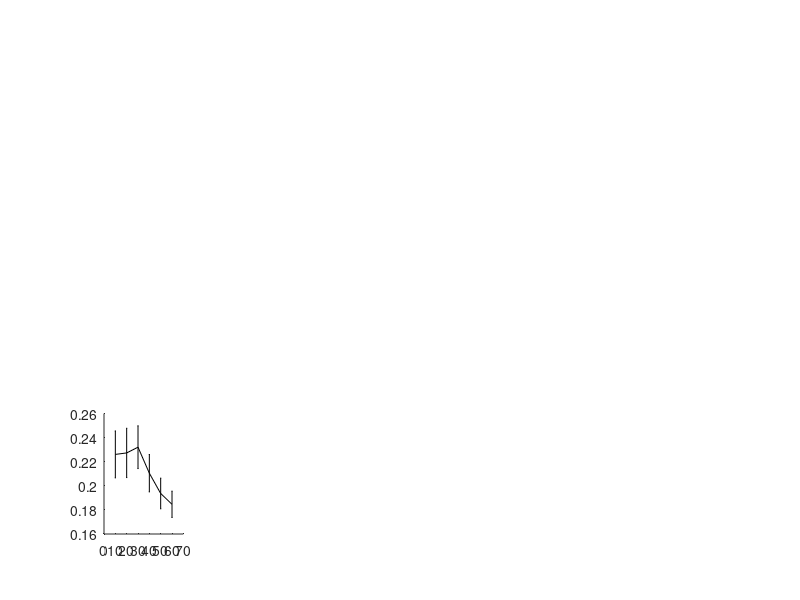

Recreate this plot in MATLAB. (Note: this script raises an error after producing the figure.)
%%% Producing Figure 4.7 in the thesis, chapter 4

%%% Pathogen extinction time plots with error bars, for varying model
%%% parameters

%%% This script is used in conjuction with the similarly named script found
%%% for SICR

%%% Run this script first followed by the SICR script


z = 1.96;    %95% confidence interval
bF = 0:10:60;
bD = (0:6)/20;
gam = 5:5:80;
T = 500;

figure

%% Beta_F
load('SIRbetaFAlpha80it100t500.mat')
sz = size(minorextinct);
avgmin = zeros(1, sz(2)); 
cimin = zeros(1, sz(2));
for i = 1:sz(2)
    nzmin = nonzeros(minorextinct(:,i));  %all nonzero extinction times from a minor outbreak
    
    up2 = find(nzmin > T); %ignoring all extinction times greater than T
    nzmin(up2) = [];
   
    if length(nzmin) > 0.5*sz(1)  %finding the mean and CI for minor outbreaks
        avgmin(i) = mean(nzmin);
        cimin(i) = z*std(nzmin)/sqrt(length(nzmin));
    end
end
g = find(avgmin>0);

subplot(3,5,11)
if isempty(g) == 0
    errorbar(bF(g), avgmin(g), cimin(g), 'k-', 'LineWidth', 0.5)
    hold on
end
ylim([0 2])
hold on


load('SIRbetaFAlpha40it100t500.mat')
sz = size(minorextinct);
avgmin = zeros(1, sz(2)); 
cimin = zeros(1, sz(2));
for i = 1:sz(2)
    nzmin = nonzeros(minorextinct(:,i));  %all nonzero extinction times from a minor outbreak
    
    up2 = find(nzmin > T); %ignoring all extinction times greater than T
    nzmin(up2) = [];
   
    if length(nzmin) > 0.5*sz(1)  %finding the mean and CI for minor outbreaks
        avgmin(i) = mean(nzmin);
        cimin(i) = z*std(nzmin)/sqrt(length(nzmin));
    end
end
g = find(avgmin>0);

subplot(3,5,6)
if isempty(g) == 0
    errorbar(bF(g), avgmin(g), cimin(g), 'k-', 'LineWidth', 0.5)
    hold on
end
ylim([0 2])
hold on



load('SIRbetaFAlpha10it100t500.mat')
sz = size(minorextinct);
avgmin = zeros(1, sz(2)); 
cimin = zeros(1, sz(2));
for i = 1:sz(2)
    nzmin = nonzeros(minorextinct(:,i));  %all nonzero extinction times from a minor outbreak
    
    up2 = find(nzmin > T); %ignoring all extinction times greater than T
    nzmin(up2) = [];
   
    if length(nzmin) > 0.5*sz(1)  %finding the mean and CI for minor outbreaks
        avgmin(i) = mean(nzmin);
        cimin(i) = z*std(nzmin)/sqrt(length(nzmin));
    end
end
g = find(avgmin>0);

subplot(3,5,1)
if isempty(g) == 0
    errorbar(bF(g), avgmin(g), cimin(g), 'k-', 'LineWidth', 0.5)
    hold on
end
ylim([0 2])
hold on

%% Beta_D
load('SIRbetaDAlpha80it100t500.mat')
sz = size(minorextinct);
avgmin = zeros(1, sz(2));
cimin = zeros(1, sz(2));  
for i = 1:sz(2)
    nzmin = nonzeros(minorextinct(:,i));  %all nonzero extinction times from a minor outbreak

    up2 = find(nzmin > T); %ignoring all extinction times greater than T
    nzmin(up2) = [];    

    if length(nzmin) > 0.5*sz(1)  %finding the mean and CI for minor outbreaks
        avgmin(i) = mean(nzmin);
        cimin(i) = z*std(nzmin)/sqrt(length(nzmin));
    end
end
g = find(avgmin>0);

subplot(3,5,12)
if isempty(g) == 0
    errorbar(bD(g), avgmin(g), cimin(g), 'k-', 'LineWidth', 0.5)
    hold on
end
ylim([0 2])



load('SIRbetaDAlpha40it100t500.mat')
sz = size(minorextinct);
avgmin = zeros(1, sz(2));
cimin = zeros(1, sz(2));  
for i = 1:sz(2)
    nzmin = nonzeros(minorextinct(:,i));  %all nonzero extinction times from a minor outbreak

    up2 = find(nzmin > T); %ignoring all extinction times greater than T
    nzmin(up2) = [];    

    if length(nzmin) > 0.5*sz(1)  %finding the mean and CI for minor outbreaks
        avgmin(i) = mean(nzmin);
        cimin(i) = z*std(nzmin)/sqrt(length(nzmin));
    end
end
g = find(avgmin>0);

subplot(3,5,7)
if isempty(g) == 0
    errorbar(bD(g), avgmin(g), cimin(g), 'k-', 'LineWidth', 0.5)
    hold on
end
ylim([0 2])



load('SIRbetaDAlpha10it100t500.mat')
sz = size(minorextinct);
avgmin = zeros(1, sz(2));
cimin = zeros(1, sz(2));  
for i = 1:sz(2)
    nzmin = nonzeros(minorextinct(:,i));  %all nonzero extinction times from a minor outbreak

    up2 = find(nzmin > T); %ignoring all extinction times greater than T
    nzmin(up2) = [];    

    if length(nzmin) > 0.5*sz(1)  %finding the mean and CI for minor outbreaks
        avgmin(i) = mean(nzmin);
        cimin(i) = z*std(nzmin)/sqrt(length(nzmin));
    end
end
g = find(avgmin>0);

subplot(3,5,2)
if isempty(g) == 0
    errorbar(bD(g), avgmin(g), cimin(g), 'k-', 'LineWidth', 0.5)
    hold on
end
ylim([0 2])
%% Gamma
load('SIRgammaAlpha80it100t500.mat')
sz = size(minorextinct);
avgmin = zeros(1, sz(2));
cimin = zeros(1, sz(2)); 
for i = 1:sz(2)
    nzmin = nonzeros(minorextinct(:,i));  %all nonzero extinction times from a minor outbreak
    
    up2 = find(nzmin > T); %ignoring all extinction times greater than T
    nzmin(up2) = [];

    if length(nzmin) > 0.5*sz(1)  %finding the mean and CI for minor outbreaks
        avgmin(i) = mean(nzmin);
        cimin(i) = z*std(nzmin)/sqrt(length(nzmin));
    end
end
g = find(avgmin>0);

subplot(3,5,13)
if isempty(g) == 0
    errorbar(gam(g), avgmin(g), cimin(g), 'k-', 'LineWidth', 0.5)
    hold on
end
ylim([0 20])

Kapvec80 = ones(16,1)*avgmin(10); %for later use in kappa and epsilon plots
Epsvec80 = ones(21,1)*avgmin(10);

load('SIRgammaAlpha40it100t500.mat')
sz = size(minorextinct);
avgmin = zeros(1, sz(2));
cimin = zeros(1, sz(2)); 
for i = 1:sz(2)
    nzmin = nonzeros(minorextinct(:,i));  %all nonzero extinction times from a minor outbreak
    
    up2 = find(nzmin > T); %ignoring all extinction times greater than T
    nzmin(up2) = [];

    if length(nzmin) > 0.5*sz(1)  %finding the mean and CI for minor outbreaks
        avgmin(i) = mean(nzmin);
        cimin(i) = z*std(nzmin)/sqrt(length(nzmin));
    end
end
g = find(avgmin>0);

subplot(3,5,8)
if isempty(g) == 0
    errorbar(gam(g), avgmin(g), cimin(g), 'k-', 'LineWidth', 0.5)
    hold on
end
ylim([0 20])

Kapvec40 = ones(16,1)*avgmin(10); %for later use in kappa and epsilon plots
Epsvec40 = ones(21,1)*avgmin(10);


load('SIRgammaAlpha10it100t500.mat')
sz = size(minorextinct);
avgmin = zeros(1, sz(2));
cimin = zeros(1, sz(2)); 
for i = 1:sz(2)
    nzmin = nonzeros(minorextinct(:,i));  %all nonzero extinction times from a minor outbreak
    
    up2 = find(nzmin > T); %ignoring all extinction times greater than T
    nzmin(up2) = [];

    if length(nzmin) > 0.5*sz(1)  %finding the mean and CI for minor outbreaks
        avgmin(i) = mean(nzmin);
        cimin(i) = z*std(nzmin)/sqrt(length(nzmin));
    end
end
g = find(avgmin>0);

subplot(3,5,3)
if isempty(g) == 0
    errorbar(gam(g), avgmin(g), cimin(g), 'k-', 'LineWidth', 0.5)
    hold on
end
ylim([0 20])


Kapvec10 = ones(16,1)*avgmin(10); %avgmin(10) corresponds to gamma = 50
Epsvec10 = ones(21,1)*avgmin(10); %which is baseline


subplot(3,5,4)
plot(10:10:160,Kapvec10,'k-');
hold on
subplot(3,5,9)
plot(10:10:160,Kapvec40,'k-');
hold on
subplot(3,5,14)
plot(10:10:160,Kapvec80,'k-');
hold on

subplot(3,5,5)
plot(0:0.05:1,Epsvec10,'k-');
hold on
subplot(3,5,10)
plot(0:0.05:1,Epsvec40,'k-');
hold on
subplot(3,5,15)
plot(0:0.05:1,Epsvec80,'k-');
hold on